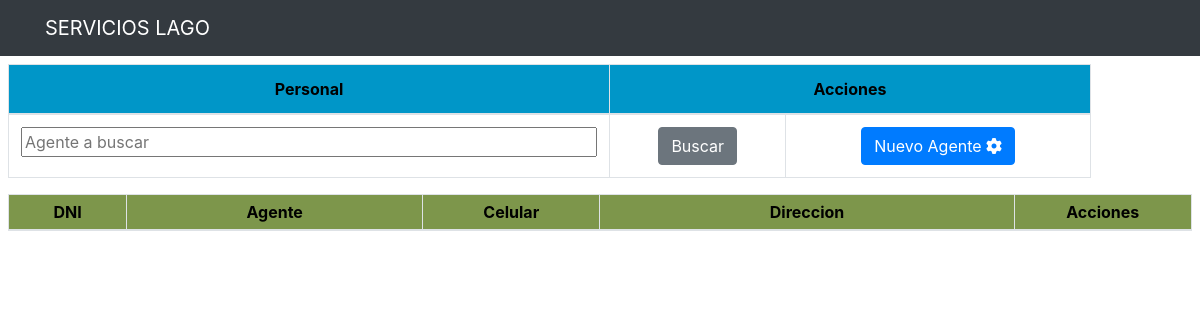
Page /abmb/agentes.php on the earlier database version.
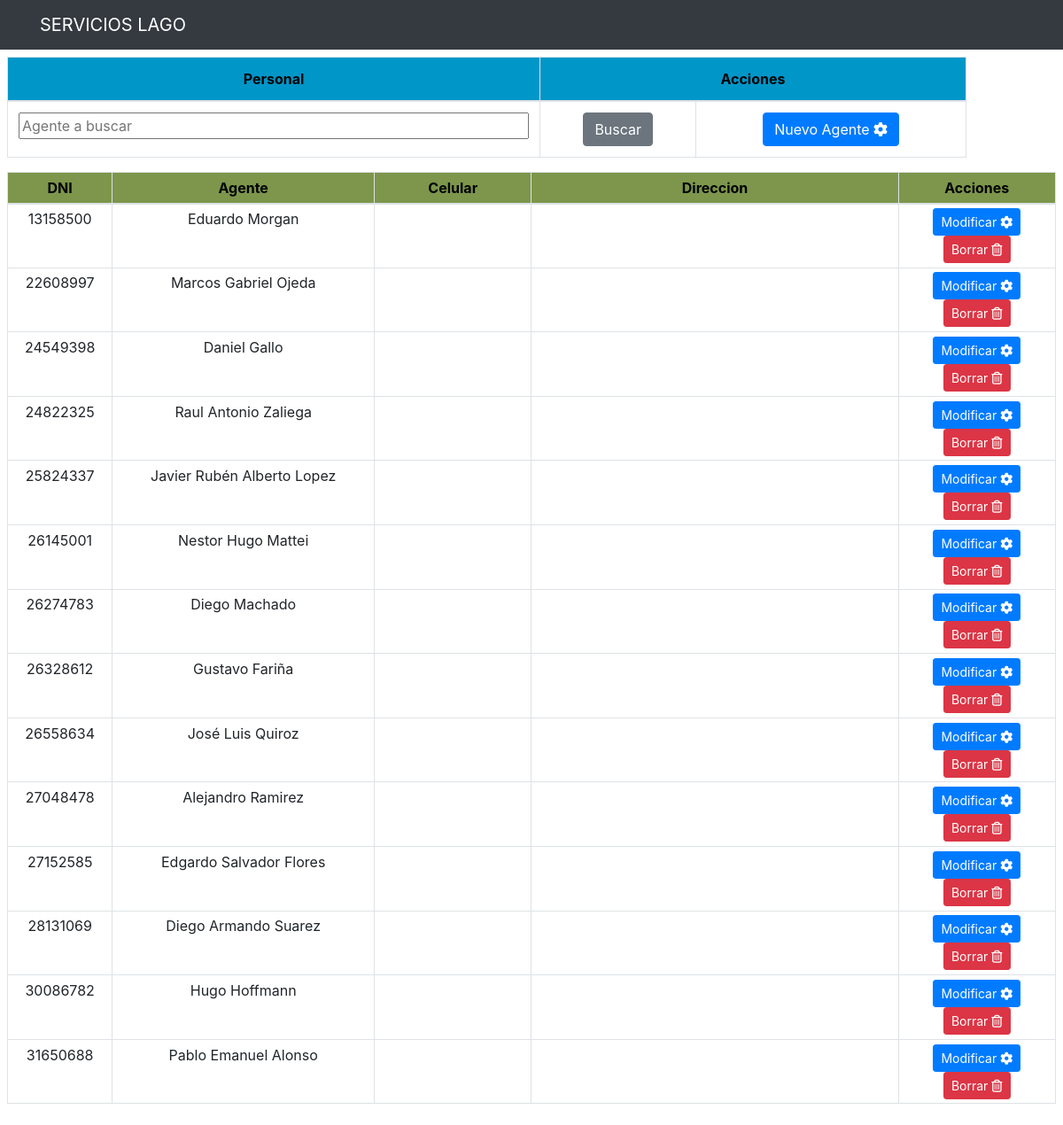
Same page on the later database version.
### tables this page shows
CREATE TABLE `agentes` (
  `dni` int(15) NOT NULL,
  `Agente` varchar(50) NOT NULL,
  `Celular` varchar(25) NOT NULL,
  `Direccion` varchar(200) NOT NULL
);

### abmb/agentes.php (the view, shortened to what this page needs)
<?php
$rutaheader = $_SERVER['DOCUMENT_ROOT'] . '/servicios/includes/header.php';
include ($rutaheader);
$esta = $_SERVER['PHP_SELF'];
?>
<div class="col-md-12 container p-2">
	<div class="row">
		<div class="col-md-11">
			<form action="<?php echo $esta ?>" method="POST">
				<table class="table table-bordered">
					<thead class="thead-cel" style="text-align:center">
						<tr>
							<th style="width: 50%">Personal</th>
							<th style="width: 40%" colspan=2>Acciones</th>
						</tr>
					</thead>
					<tbody>
							<tr>
								<td><input text="est" name="agen" style="width: 100%" placeholder="Agente a buscar"></td>
								<td><input type="submit" name="Busca" value="Buscar" class="btn btn-secondary"></td>
								<td><a href="/Servicios/Altas/altaagen.php?flag=0" class="btn btn-primary"> Nuevo Agente <i class="fa fa-cog fa-spin"></i>
								</a></td>
							</tr>
					</tbody>
				</table>
			</form>
		</div>
	</div>
	<div class="row">
		<div class="col-md-12">
				<table class="table table-sm table-bordered table-hover">
					<thead class="thead-dario" style="text-align:center">
						<tr>
							<th style="width: 10%">DNI</th>
							<th style="width: 25%">Agente</th>
							<th style="width: 15%">Celular</th>
							<th style="width: 35%">Direccion</th>
							<th style="width: 15%">Acciones</th>
					</thead>
					<tbody>
						<?php
							if (isset($_POST['Busca'])){
								$miagen= '%' . $_POST['agen'] . '%';
								$query = "SELECT * FROM agentes WHERE Agente like '$miagen'";
							}
							else{
								$query = "SELECT * FROM agentes";
							}
							$result_tasks = mysqli_query($conn,$query);
							while ($row=mysqli_fetch_array($result_tasks)) {
						?>
								<tr>
									<td><?php echo $row['dni'] ?></td>
									<td><?php echo $row['Agente'] ?></td>
									<td><?php echo $row['Celular'] ?></td>
									<td><?php echo $row['Direccion'] ?></td>
									<td>
										<a href="/Servicios/Modif/modifagen.php?id=<?php echo $row['dni'] ?>" class=
										"btn btn-primary btn-sm">
											Modificar <i class="fa fa-cog fa-spin"></i>
										</a>
										<a href="/Servicios/Bajas/borraagen.php?id=<?php echo $row['dni'] ?>" class=
										"btn btn-danger btn-sm">
											Borrar <i class="far fa-trash-alt"></i>
										</a>
									</td>
								</tr>
						<?php }
						?>
					</tbody>
				</table>
		</div>
	</div>
</div>
<?php
$rutafooter = $_SERVER['DOCUMENT_ROOT'] . '/servicios/includes/footer.php';
include ($rutafooter);
?>

### includes/header.php (shortened to what this page needs)
<!DOCTYPE html>
<html lang="en">
<head>
	<link rel="stylesheet" href="https://stackpath.bootstrapcdn.com/bootstrap/4.5.2/css/bootstrap.min.css">
</head>
<body>
<nav class="navbar navbar-dark bg-dark">
	<div class="container">
		<a href="/servicios/menu.php" class="navbar-brand">SERVICIOS LAGO</a>
	</div>
</nav>

### includes/footer.php (shortened to what this page needs)
</body>
</html>

### includes/header.php (style rules this page uses)
.container { text-align: center; }
.thead-cel { background-color: rgb(0, 150, 200); color: black; }
.thead-dario { background-color: rgb(125, 150, 75); color: black; }

Differences in the rows shown:
added agentes: dni "13158500", Agente "Eduardo Morgan"
added agentes: dni "22608997", Agente "Marcos Gabriel Ojeda"
added agentes: dni "24549398", Agente "Daniel Gallo"
added agentes: dni "24822325", Agente "Raul Antonio Zaliega"
added agentes: dni "25824337", Agente "Javier Rubén Alberto Lopez"
added agentes: dni "26145001", Agente "Nestor Hugo Mattei"
added agentes: dni "26274783", Agente "Diego Machado"
added agentes: dni "26328612", Agente "Gustavo Fariña"
added agentes: dni "26558634", Agente "José Luis Quiroz"
added agentes: dni "27048478", Agente "Alejandro Ramirez"
added agentes: dni "27152585", Agente "Edgardo Salvador Flores"
added agentes: dni "28131069", Agente "Diego Armando Suarez"
added agentes: dni "30086782", Agente "Hugo Hoffmann"
added agentes: dni "31650688", Agente "Pablo Emanuel Alonso"
